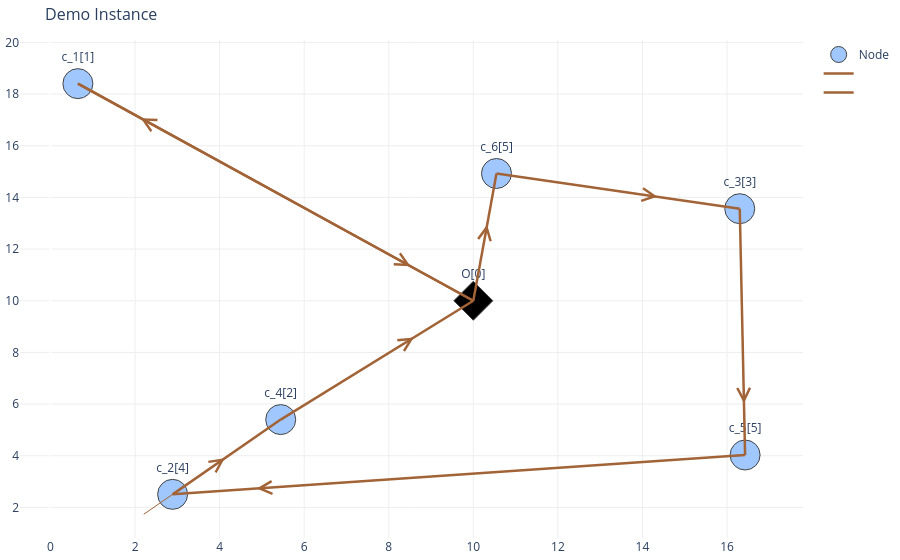

The notebook cell this image was saved under:
### Code cell
print(x.loc[['m','lr']][optimal_routes_phaseII.index])
formatted_routes_list_II =  TRP_model.getRoute4Plot(optimal_routes_phaseII.index.to_list(),
                                                        x,edge_plot_config)
vis_sol.plot_network(formatted_routes_list_II,node_trace,_title="Demo Instance",_cus_dem=customer_demand)

### Figure 1 — Plotly figure (JSON) as saved in the notebook; plotly's stock layout.template omitted (floating-point values rounded to 4 significant figures)
{"data": [{"marker": {"color": [2, 2, 2, 2, 2, 2, 4], "colorscale": [[0, "rgb(0,0,0)"], [0.25, "rgb(230,0,0)"], [0.5, "rgb(230,210,0)"], [0.75, "rgb(255,255,255)"], [1, "rgb(160,200,255)"]], "line": {"width": 1}, "reversescale": true, "showscale": false, "size": 30, "symbol": ["circle", "circle", "circle", "circle", "circle", "circle", "diamond"]}, "mode": "markers+text", "name": "Node", "text": ["c_5[5]", "c_6[5]", "c_1[1]", "c_4[2]", "c_3[3]", "c_2[4]", "O[0]"], "textposition": "top center", "type": "scatter", "x": [16.43, 10.55, 0.6473, 5.444, 16.3, 2.887, 10], "y": [4.029, 14.93, 18.4, 5.4, 13.56, 2.506, 10]}, {"hoverinfo": "text", "line": {"color": "#a26337", "width": 2.5}, "mode": "lines", "name": "", "type": "scatter", "x": [10, 0.6473, null, 0.6473, 10, null], "y": [10, 18.4, null, 18.4, 10, null]}, {"hoverinfo": "text", "line": {"color": "#a26337", "width": 2.5}, "mode": "lines", "name": "", "type": "scatter", "x": [16.3, 16.43, null, 16.43, 2.887, null, 10, 10.55, null, 10.55, 16.3, null, 5.444, 10, null, 2.887, 5.444, null], "y": [13.56, 4.029, null, 4.029, 2.506, null, 10, 14.93, null, 14.93, 13.56, null, 5.4, 10, null, 2.506, 5.4, null]}], "layout": {"annotations": [{"arrowcolor": "#a26337", "arrowhead": 5, "arrowsize": 2.5, "ax": 4.366, "axref": "x", "ay": 15.06, "ayref": "y", "showarrow": true, "x": 2.135, "xref": "x", "y": 17.07, "yref": "y"}, {"arrowcolor": "#a26337", "arrowhead": 5, "arrowsize": 2.5, "ax": 6.281, "axref": "x", "ay": 13.34, "ayref": "y", "showarrow": true, "x": 8.512, "xref": "x", "y": 11.34, "yref": "y"}, {"arrowcolor": "#a26337", "arrowhead": 5, "arrowsize": 2.5, "ax": 16.36, "axref": "x", "ay": 9.028, "ayref": "y", "showarrow": true, "x": 16.4, "xref": "x", "y": 6.029, "yref": "y"}, {"arrowcolor": "#a26337", "arrowhead": 5, "arrowsize": 2.5, "ax": 7.856, "axref": "x", "ay": 3.065, "ayref": "y", "showarrow": true, "x": 4.875, "xref": "x", "y": 2.729, "yref": "y"}, {"arrowcolor": "#a26337", "arrowhead": 5, "arrowsize": 2.5, "ax": 9.995, "axref": "x", "ay": 9.957, "ayref": "y", "showarrow": true, "x": 10.33, "xref": "x", "y": 12.94, "yref": "y"}, {"arrowcolor": "#a26337", "arrowhead": 5, "arrowsize": 2.5, "ax": 11.44, "axref": "x", "ay": 14.72, "ayref": "y", "showarrow": true, "x": 14.36, "xref": "x", "y": 14.02, "yref": "y"}, {"arrowcolor": "#a26337", "arrowhead": 5, "arrowsize": 2.5, "ax": 6.482, "axref": "x", "ay": 6.447, "ayref": "y", "showarrow": true, "x": 8.593, "xref": "x", "y": 8.579, "yref": "y"}, {"arrowcolor": "#a26337", "arrowhead": 5, "arrowsize": 2.5, "ax": 2.134, "axref": "x", "ay": 1.653, "ayref": "y", "showarrow": true, "x": 4.12, "xref": "x", "y": 3.901, "yref": "y"}], "hovermode": "closest", "margin": {"b": 20, "l": 5, "r": 5, "t": 40}, "plot_bgcolor": "rgba(0,0,0,0)", "showlegend": true, "title": {"font": {"size": 16}, "text": "Demo Instance"}, "xaxis": {"gridcolor": "#eee", "showgrid": true, "showticklabels": true, "zeroline": true}, "yaxis": {"gridcolor": "#eee", "showgrid": true, "showticklabels": true, "zeroline": true}}}
